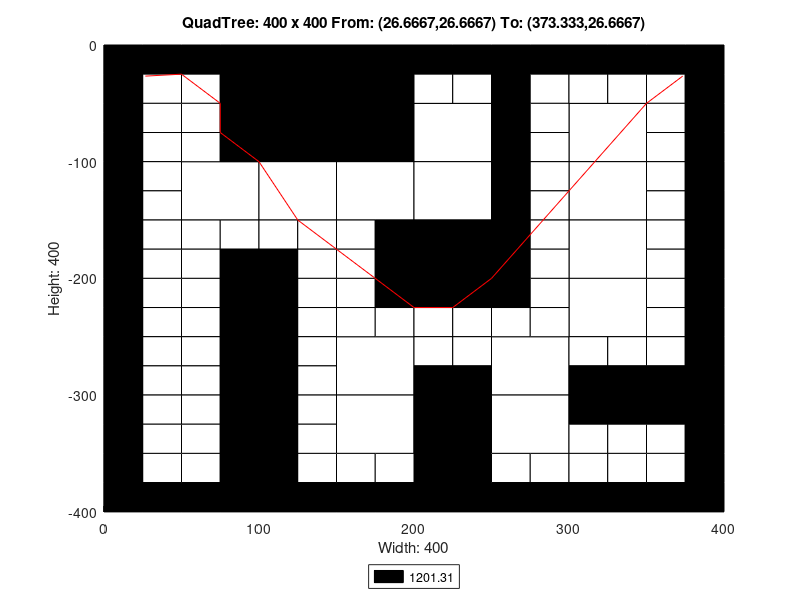

MATLAB code to generate this figure:
axis([0 400 -400 0]);
title('QuadTree: 400 x 400 From: (26.6667,26.6667) To: (373.333,26.6667)');
xlabel('Width: 400');
ylabel('Height: 400');
rectangle('Position',[100 -100 100 100], 'FaceColor',[0 0 0]);
rectangle('Position',[50 -150 50 50], 'FaceColor',[1 1 1]);
rectangle('Position',[100 -150 50 50], 'FaceColor',[1 1 1]);
rectangle('Position',[150 -150 50 50], 'FaceColor',[1 1 1]);
rectangle('Position',[200 -100 50 50], 'FaceColor',[1 1 1]);
rectangle('Position',[300 -100 50 50], 'FaceColor',[1 1 1]);
rectangle('Position',[200 -150 50 50], 'FaceColor',[1 1 1]);
rectangle('Position',[200 -200 50 50], 'FaceColor',[0 0 0]);
rectangle('Position',[300 -150 50 50], 'FaceColor',[1 1 1]);
rectangle('Position',[300 -200 50 50], 'FaceColor',[1 1 1]);
rectangle('Position',[150 -300 50 50], 'FaceColor',[1 1 1]);
rectangle('Position',[150 -350 50 50], 'FaceColor',[1 1 1]);
rectangle('Position',[250 -300 50 50], 'FaceColor',[1 1 1]);
rectangle('Position',[300 -250 50 50], 'FaceColor',[1 1 1]);
rectangle('Position',[200 -350 50 50], 'FaceColor',[0 0 0]);
rectangle('Position',[250 -350 50 50], 'FaceColor',[1 1 1]);
rectangle('Position',[200 -400 50 50], 'FaceColor',[0 0 0]);
rectangle('Position',[0 -25 25 25], 'FaceColor',[0 0 0]);
rectangle('Position',[25 -25 25 25], 'FaceColor',[0 0 0]);
rectangle('Position',[0 -50 25 25], 'FaceColor',[0 0 0]);
rectangle('Position',[25 -50 25 25], 'FaceColor',[1 1 1]);
rectangle('Position',[50 -25 25 25], 'FaceColor',[0 0 0]);
rectangle('Position',[75 -25 25 25], 'FaceColor',[0 0 0]);
rectangle('Position',[50 -50 25 25], 'FaceColor',[1 1 1]);
rectangle('Position',[75 -50 25 25], 'FaceColor',[0 0 0]);
rectangle('Position',[0 -75 25 25], 'FaceColor',[0 0 0]);
rectangle('Position',[25 -75 25 25], 'FaceColor',[1 1 1]);
rectangle('Position',[0 -100 25 25], 'FaceColor',[0 0 0]);
rectangle('Position',[25 -100 25 25], 'FaceColor',[1 1 1]);
rectangle('Position',[50 -75 25 25], 'FaceColor',[1 1 1]);
rectangle('Position',[75 -75 25 25], 'FaceColor',[0 0 0]);
rectangle('Position',[50 -100 25 25], 'FaceColor',[1 1 1]);
rectangle('Position',[75 -100 25 25], 'FaceColor',[0 0 0]);
rectangle('Position',[0 -125 25 25], 'FaceColor',[0 0 0]);
rectangle('Position',[25 -125 25 25], 'FaceColor',[1 1 1]);
rectangle('Position',[0 -150 25 25], 'FaceColor',[0 0 0]);
rectangle('Position',[25 -150 25 25], 'FaceColor',[1 1 1]);
rectangle('Position',[0 -175 25 25], 'FaceColor',[0 0 0]);
rectangle('Position',[25 -175 25 25], 'FaceColor',[1 1 1]);
rectangle('Position',[0 -200 25 25], 'FaceColor',[0 0 0]);
rectangle('Position',[25 -200 25 25], 'FaceColor',[1 1 1]);
rectangle('Position',[50 -175 25 25], 'FaceColor',[1 1 1]);
rectangle('Position',[75 -175 25 25], 'FaceColor',[1 1 1]);
rectangle('Position',[50 -200 25 25], 'FaceColor',[1 1 1]);
rectangle('Position',[75 -200 25 25], 'FaceColor',[0 0 0]);
rectangle('Position',[100 -175 25 25], 'FaceColor',[1 1 1]);
rectangle('Position',[125 -175 25 25], 'FaceColor',[1 1 1]);
rectangle('Position',[100 -200 25 25], 'FaceColor',[0 0 0]);
rectangle('Position',[125 -200 25 25], 'FaceColor',[1 1 1]);
rectangle('Position',[150 -175 25 25], 'FaceColor',[1 1 1]);
rectangle('Position',[175 -175 25 25], 'FaceColor',[0 0 0]);
rectangle('Position',[150 -200 25 25], 'FaceColor',[1 1 1]);
rectangle('Position',[175 -200 25 25], 'FaceColor',[0 0 0]);
rectangle('Position',[200 -25 25 25], 'FaceColor',[0 0 0]);
rectangle('Position',[225 -25 25 25], 'FaceColor',[0 0 0]);
rectangle('Position',[200 -50 25 25], 'FaceColor',[1 1 1]);
rectangle('Position',[225 -50 25 25], 'FaceColor',[1 1 1]);
rectangle('Position',[250 -25 25 25], 'FaceColor',[0 0 0]);
rectangle('Position',[275 -25 25 25], 'FaceColor',[0 0 0]);
rectangle('Position',[250 -50 25 25], 'FaceColor',[0 0 0]);
rectangle('Position',[275 -50 25 25], 'FaceColor',[1 1 1]);
rectangle('Position',[250 -75 25 25], 'FaceColor',[0 0 0]);
rectangle('Position',[275 -75 25 25], 'FaceColor',[1 1 1]);
rectangle('Position',[250 -100 25 25], 'FaceColor',[0 0 0]);
rectangle('Position',[275 -100 25 25], 'FaceColor',[1 1 1]);
rectangle('Position',[300 -25 25 25], 'FaceColor',[0 0 0]);
rectangle('Position',[325 -25 25 25], 'FaceColor',[0 0 0]);
rectangle('Position',[300 -50 25 25], 'FaceColor',[1 1 1]);
rectangle('Position',[325 -50 25 25], 'FaceColor',[1 1 1]);
rectangle('Position',[350 -25 25 25], 'FaceColor',[0 0 0]);
rectangle('Position',[375 -25 25 25], 'FaceColor',[0 0 0]);
rectangle('Position',[350 -50 25 25], 'FaceColor',[1 1 1]);
rectangle('Position',[375 -50 25 25], 'FaceColor',[0 0 0]);
rectangle('Position',[350 -75 25 25], 'FaceColor',[1 1 1]);
rectangle('Position',[375 -75 25 25], 'FaceColor',[0 0 0]);
rectangle('Position',[350 -100 25 25], 'FaceColor',[1 1 1]);
rectangle('Position',[375 -100 25 25], 'FaceColor',[0 0 0]);
rectangle('Position',[250 -125 25 25], 'FaceColor',[0 0 0]);
rectangle('Position',[275 -125 25 25], 'FaceColor',[1 1 1]);
rectangle('Position',[250 -150 25 25], 'FaceColor',[0 0 0]);
rectangle('Position',[275 -150 25 25], 'FaceColor',[1 1 1]);
rectangle('Position',[250 -175 25 25], 'FaceColor',[0 0 0]);
rectangle('Position',[275 -175 25 25], 'FaceColor',[1 1 1]);
rectangle('Position',[250 -200 25 25], 'FaceColor',[0 0 0]);
rectangle('Position',[275 -200 25 25], 'FaceColor',[1 1 1]);
rectangle('Position',[350 -125 25 25], 'FaceColor',[1 1 1]);
rectangle('Position',[375 -125 25 25], 'FaceColor',[0 0 0]);
rectangle('Position',[350 -150 25 25], 'FaceColor',[1 1 1]);
rectangle('Position',[375 -150 25 25], 'FaceColor',[0 0 0]);
rectangle('Position',[350 -175 25 25], 'FaceColor',[1 1 1]);
rectangle('Position',[375 -175 25 25], 'FaceColor',[0 0 0]);
rectangle('Position',[350 -200 25 25], 'FaceColor',[1 1 1]);
rectangle('Position',[375 -200 25 25], 'FaceColor',[0 0 0]);
rectangle('Position',[0 -225 25 25], 'FaceColor',[0 0 0]);
rectangle('Position',[25 -225 25 25], 'FaceColor',[1 1 1]);
rectangle('Position',[0 -250 25 25], 'FaceColor',[0 0 0]);
rectangle('Position',[25 -250 25 25], 'FaceColor',[1 1 1]);
rectangle('Position',[50 -225 25 25], 'FaceColor',[1 1 1]);
rectangle('Position',[75 -225 25 25], 'FaceColor',[0 0 0]);
rectangle('Position',[50 -250 25 25], 'FaceColor',[1 1 1]);
rectangle('Position',[75 -250 25 25], 'FaceColor',[0 0 0]);
rectangle('Position',[0 -275 25 25], 'FaceColor',[0 0 0]);
rectangle('Position',[25 -275 25 25], 'FaceColor',[1 1 1]);
rectangle('Position',[0 -300 25 25], 'FaceColor',[0 0 0]);
rectangle('Position',[25 -300 25 25], 'FaceColor',[1 1 1]);
rectangle('Position',[50 -275 25 25], 'FaceColor',[1 1 1]);
rectangle('Position',[75 -275 25 25], 'FaceColor',[0 0 0]);
rectangle('Position',[50 -300 25 25], 'FaceColor',[1 1 1]);
rectangle('Position',[75 -300 25 25], 'FaceColor',[0 0 0]);
rectangle('Position',[100 -225 25 25], 'FaceColor',[0 0 0]);
rectangle('Position',[125 -225 25 25], 'FaceColor',[1 1 1]);
rectangle('Position',[100 -250 25 25], 'FaceColor',[0 0 0]);
rectangle('Position',[125 -250 25 25], 'FaceColor',[1 1 1]);
rectangle('Position',[150 -225 25 25], 'FaceColor',[1 1 1]);
rectangle('Position',[175 -225 25 25], 'FaceColor',[0 0 0]);
rectangle('Position',[150 -250 25 25], 'FaceColor',[1 1 1]);
rectangle('Position',[175 -250 25 25], 'FaceColor',[1 1 1]);
rectangle('Position',[100 -275 25 25], 'FaceColor',[0 0 0]);
rectangle('Position',[125 -275 25 25], 'FaceColor',[1 1 1]);
rectangle('Position',[100 -300 25 25], 'FaceColor',[0 0 0]);
rectangle('Position',[125 -300 25 25], 'FaceColor',[1 1 1]);
rectangle('Position',[0 -325 25 25], 'FaceColor',[0 0 0]);
rectangle('Position',[25 -325 25 25], 'FaceColor',[1 1 1]);
rectangle('Position',[0 -350 25 25], 'FaceColor',[0 0 0]);
rectangle('Position',[25 -350 25 25], 'FaceColor',[1 1 1]);
rectangle('Position',[50 -325 25 25], 'FaceColor',[1 1 1]);
rectangle('Position',[75 -325 25 25], 'FaceColor',[0 0 0]);
rectangle('Position',[50 -350 25 25], 'FaceColor',[1 1 1]);
rectangle('Position',[75 -350 25 25], 'FaceColor',[0 0 0]);
rectangle('Position',[0 -375 25 25], 'FaceColor',[0 0 0]);
rectangle('Position',[25 -375 25 25], 'FaceColor',[1 1 1]);
rectangle('Position',[0 -400 25 25], 'FaceColor',[0 0 0]);
rectangle('Position',[25 -400 25 25], 'FaceColor',[0 0 0]);
rectangle('Position',[50 -375 25 25], 'FaceColor',[1 1 1]);
rectangle('Position',[75 -375 25 25], 'FaceColor',[0 0 0]);
rectangle('Position',[50 -400 25 25], 'FaceColor',[0 0 0]);
rectangle('Position',[75 -400 25 25], 'FaceColor',[0 0 0]);
rectangle('Position',[100 -325 25 25], 'FaceColor',[0 0 0]);
rectangle('Position',[125 -325 25 25], 'FaceColor',[1 1 1]);
rectangle('Position',[100 -350 25 25], 'FaceColor',[0 0 0]);
rectangle('Position',[125 -350 25 25], 'FaceColor',[1 1 1]);
rectangle('Position',[100 -375 25 25], 'FaceColor',[0 0 0]);
rectangle('Position',[125 -375 25 25], 'FaceColor',[1 1 1]);
rectangle('Position',[100 -400 25 25], 'FaceColor',[0 0 0]);
rectangle('Position',[125 -400 25 25], 'FaceColor',[0 0 0]);
rectangle('Position',[150 -375 25 25], 'FaceColor',[1 1 1]);
rectangle('Position',[175 -375 25 25], 'FaceColor',[1 1 1]);
rectangle('Position',[150 -400 25 25], 'FaceColor',[0 0 0]);
rectangle('Position',[175 -400 25 25], 'FaceColor',[0 0 0]);
rectangle('Position',[200 -225 25 25], 'FaceColor',[0 0 0]);
rectangle('Position',[225 -225 25 25], 'FaceColor',[0 0 0]);
rectangle('Position',[200 -250 25 25], 'FaceColor',[1 1 1]);
rectangle('Position',[225 -250 25 25], 'FaceColor',[1 1 1]);
rectangle('Position',[250 -225 25 25], 'FaceColor',[0 0 0]);
rectangle('Position',[275 -225 25 25], 'FaceColor',[1 1 1]);
rectangle('Position',[250 -250 25 25], 'FaceColor',[1 1 1]);
rectangle('Position',[275 -250 25 25], 'FaceColor',[1 1 1]);
rectangle('Position',[200 -275 25 25], 'FaceColor',[1 1 1]);
rectangle('Position',[225 -275 25 25], 'FaceColor',[1 1 1]);
rectangle('Position',[200 -300 25 25], 'FaceColor',[0 0 0]);
rectangle('Position',[225 -300 25 25], 'FaceColor',[0 0 0]);
rectangle('Position',[350 -225 25 25], 'FaceColor',[1 1 1]);
rectangle('Position',[375 -225 25 25], 'FaceColor',[0 0 0]);
rectangle('Position',[350 -250 25 25], 'FaceColor',[1 1 1]);
rectangle('Position',[375 -250 25 25], 'FaceColor',[0 0 0]);
rectangle('Position',[300 -275 25 25], 'FaceColor',[1 1 1]);
rectangle('Position',[325 -275 25 25], 'FaceColor',[1 1 1]);
rectangle('Position',[300 -300 25 25], 'FaceColor',[0 0 0]);
rectangle('Position',[325 -300 25 25], 'FaceColor',[0 0 0]);
rectangle('Position',[350 -275 25 25], 'FaceColor',[1 1 1]);
rectangle('Position',[375 -275 25 25], 'FaceColor',[0 0 0]);
rectangle('Position',[350 -300 25 25], 'FaceColor',[0 0 0]);
rectangle('Position',[375 -300 25 25], 'FaceColor',[0 0 0]);
rectangle('Position',[250 -375 25 25], 'FaceColor',[1 1 1]);
rectangle('Position',[275 -375 25 25], 'FaceColor',[1 1 1]);
rectangle('Position',[250 -400 25 25], 'FaceColor',[0 0 0]);
rectangle('Position',[275 -400 25 25], 'FaceColor',[0 0 0]);
rectangle('Position',[300 -325 25 25], 'FaceColor',[0 0 0]);
rectangle('Position',[325 -325 25 25], 'FaceColor',[0 0 0]);
rectangle('Position',[300 -350 25 25], 'FaceColor',[1 1 1]);
rectangle('Position',[325 -350 25 25], 'FaceColor',[1 1 1]);
rectangle('Position',[350 -325 25 25], 'FaceColor',[0 0 0]);
rectangle('Position',[375 -325 25 25], 'FaceColor',[0 0 0]);
rectangle('Position',[350 -350 25 25], 'FaceColor',[1 1 1]);
rectangle('Position',[375 -350 25 25], 'FaceColor',[0 0 0]);
rectangle('Position',[300 -375 25 25], 'FaceColor',[1 1 1]);
rectangle('Position',[325 -375 25 25], 'FaceColor',[1 1 1]);
rectangle('Position',[300 -400 25 25], 'FaceColor',[0 0 0]);
rectangle('Position',[325 -400 25 25], 'FaceColor',[0 0 0]);
rectangle('Position',[350 -375 25 25], 'FaceColor',[1 1 1]);
rectangle('Position',[375 -375 25 25], 'FaceColor',[0 0 0]);
rectangle('Position',[350 -400 25 25], 'FaceColor',[0 0 0]);
rectangle('Position',[375 -400 25 25], 'FaceColor',[0 0 0]);
X=[373.333,373.333,350,300,300,250,250,225,200,200,200,175,150,125,100,75,75,50,26.6667];
Y=[-26.6667,-26.6667,-50,-125,-125,-200,-200,-225,-225,-225,-225,-200,-175,-150,-100,-75,-50,-25,-26.6667];
hold on;
plot(X,Y,'r');
legend('1201.31','Location','southoutside');
